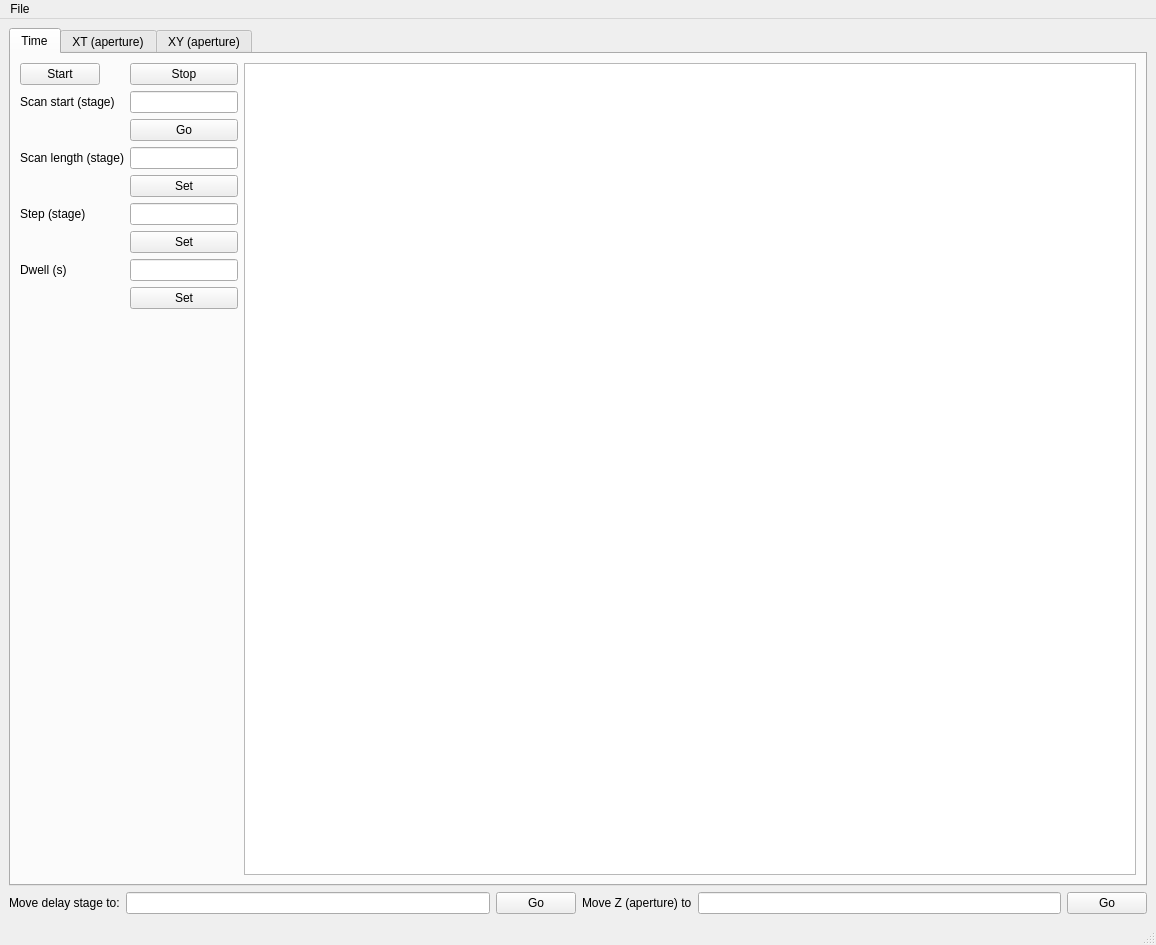
<?xml version="1.0" encoding="UTF-8"?>
<ui version="4.0">
 <class>MainWindow</class>
 <widget class="QMainWindow" name="MainWindow">
  <property name="geometry">
   <rect>
    <x>0</x>
    <y>0</y>
    <width>1156</width>
    <height>945</height>
   </rect>
  </property>
  <property name="windowTitle">
   <string>Lab Control Software</string>
  </property>
  <widget class="QWidget" name="centralwidget">
   <layout class="QGridLayout" name="gridLayout">
    <item row="0" column="0">
     <widget class="QTabWidget" name="Tabs">
      <property name="currentIndex">
       <number>0</number>
      </property>
      <widget class="QWidget" name="TimeScanTab">
       <attribute name="title">
        <string>Time</string>
       </attribute>
       <layout class="QHBoxLayout" name="horizontalLayout_2">
        <item>
         <layout class="QFormLayout" name="formLayout_4">
          <item row="0" column="0">
           <widget class="QPushButton" name="TStart">
            <property name="text">
             <string>Start</string>
            </property>
           </widget>
          </item>
          <item row="0" column="1">
           <widget class="QPushButton" name="TStop">
            <property name="text">
             <string>Stop</string>
            </property>
           </widget>
          </item>
          <item row="1" column="0">
           <widget class="QLabel" name="label">
            <property name="text">
             <string>Scan start (stage)</string>
            </property>
           </widget>
          </item>
          <item row="1" column="1">
           <widget class="QLineEdit" name="TScanStart"/>
          </item>
          <item row="2" column="1">
           <widget class="QPushButton" name="GoTScanStart">
            <property name="text">
             <string>Go</string>
            </property>
           </widget>
          </item>
          <item row="3" column="0">
           <widget class="QLabel" name="label_2">
            <property name="text">
             <string>Scan length (stage)</string>
            </property>
           </widget>
          </item>
          <item row="3" column="1">
           <widget class="QLineEdit" name="TScanLength"/>
          </item>
          <item row="4" column="1">
           <widget class="QPushButton" name="GoTScanLength">
            <property name="text">
             <string>Set</string>
            </property>
           </widget>
          </item>
          <item row="5" column="0">
           <widget class="QLabel" name="label_3">
            <property name="text">
             <string>Step (stage)</string>
            </property>
           </widget>
          </item>
          <item row="5" column="1">
           <widget class="QLineEdit" name="TStep"/>
          </item>
          <item row="6" column="1">
           <widget class="QPushButton" name="GoTStep">
            <property name="text">
             <string>Set</string>
            </property>
           </widget>
          </item>
          <item row="7" column="1">
           <widget class="QLineEdit" name="TDwell"/>
          </item>
          <item row="7" column="0">
           <widget class="QLabel" name="label_4">
            <property name="text">
             <string>Dwell (s)</string>
            </property>
           </widget>
          </item>
          <item row="8" column="1">
           <widget class="QPushButton" name="GoTDwell">
            <property name="text">
             <string>Set</string>
            </property>
           </widget>
          </item>
         </layout>
        </item>
        <item>
         <widget class="Canvas" name="TPlot">
          <property name="sizePolicy">
           <sizepolicy hsizetype="Expanding" vsizetype="Expanding">
            <horstretch>1</horstretch>
            <verstretch>0</verstretch>
           </sizepolicy>
          </property>
         </widget>
        </item>
       </layout>
      </widget>
      <widget class="QWidget" name="XTApTab">
       <attribute name="title">
        <string>XT (aperture)</string>
       </attribute>
       <layout class="QHBoxLayout" name="horizontalLayout">
        <property name="spacing">
         <number>6</number>
        </property>
        <item>
         <layout class="QFormLayout" name="formLayout_3">
          <property name="fieldGrowthPolicy">
           <enum>QFormLayout::AllNonFixedFieldsGrow</enum>
          </property>
          <property name="horizontalSpacing">
           <number>6</number>
          </property>
          <item row="0" column="0">
           <widget class="QPushButton" name="XTStartBut">
            <property name="text">
             <string>GO!</string>
            </property>
           </widget>
          </item>
          <item row="0" column="1">
           <widget class="QPushButton" name="XTStopBut">
            <property name="text">
             <string>STOP!</string>
            </property>
           </widget>
          </item>
          <item row="1" column="0" colspan="2">
           <spacer name="horizontalSpacer">
            <property name="orientation">
             <enum>Qt::Horizontal</enum>
            </property>
            <property name="sizeHint" stdset="0">
             <size>
              <width>40</width>
              <height>20</height>
             </size>
            </property>
           </spacer>
          </item>
          <item row="2" column="0">
           <widget class="QLabel" name="label_15">
            <property name="text">
             <string>Scan along</string>
            </property>
           </widget>
          </item>
          <item row="2" column="1">
           <widget class="QRadioButton" name="ScanAlongY">
            <property name="text">
             <string>Y</string>
            </property>
            <attribute name="buttonGroup">
             <string notr="true">XTScanXorY</string>
            </attribute>
           </widget>
          </item>
          <item row="3" column="1">
           <widget class="QRadioButton" name="ScanAlongX">
            <property name="text">
             <string>X</string>
            </property>
            <attribute name="buttonGroup">
             <string notr="true">XTScanXorY</string>
            </attribute>
           </widget>
          </item>
          <item row="4" column="0">
           <widget class="QLabel" name="label_14">
            <property name="text">
             <string>Start (space) (um)</string>
            </property>
           </widget>
          </item>
          <item row="4" column="1">
           <widget class="QLineEdit" name="XTStartSpace"/>
          </item>
          <item row="5" column="1">
           <widget class="QPushButton" name="GoXTStartSpace">
            <property name="text">
             <string>Go</string>
            </property>
           </widget>
          </item>
          <item row="6" column="0">
           <widget class="QLabel" name="label_16">
            <property name="text">
             <string>Step (space) (um):</string>
            </property>
           </widget>
          </item>
          <item row="6" column="1">
           <widget class="QLineEdit" name="XTStepSpace"/>
          </item>
          <item row="7" column="1">
           <widget class="QPushButton" name="GoXTStepSpace">
            <property name="text">
             <string>Set</string>
            </property>
           </widget>
          </item>
          <item row="8" column="0">
           <widget class="QLabel" name="label_18">
            <property name="text">
             <string>Length (space) (um):</string>
            </property>
           </widget>
          </item>
          <item row="8" column="1">
           <widget class="QLineEdit" name="XTLengthSpace"/>
          </item>
          <item row="9" column="1">
           <widget class="QPushButton" name="GoXTLengthSpace">
            <property name="text">
             <string>Set</string>
            </property>
           </widget>
          </item>
          <item row="10" column="0">
           <widget class="QLabel" name="label_19">
            <property name="text">
             <string>Start (time)</string>
            </property>
           </widget>
          </item>
          <item row="10" column="1">
           <widget class="QLineEdit" name="XTStartTime"/>
          </item>
          <item row="11" column="1">
           <widget class="QPushButton" name="GoXTStartTime">
            <property name="text">
             <string>Go</string>
            </property>
           </widget>
          </item>
          <item row="12" column="0">
           <widget class="QLabel" name="label_17">
            <property name="text">
             <string>Step (time)</string>
            </property>
           </widget>
          </item>
          <item row="12" column="1">
           <widget class="QLineEdit" name="XTStepTime"/>
          </item>
          <item row="13" column="1">
           <widget class="QPushButton" name="GoXTStepTime">
            <property name="text">
             <string>Set</string>
            </property>
           </widget>
          </item>
          <item row="14" column="0">
           <widget class="QLabel" name="label_21">
            <property name="text">
             <string>Length (time)</string>
            </property>
           </widget>
          </item>
          <item row="14" column="1">
           <widget class="QLineEdit" name="XTLengthTime"/>
          </item>
          <item row="15" column="1">
           <widget class="QPushButton" name="GoXTLengthTime">
            <property name="text">
             <string>Set</string>
            </property>
           </widget>
          </item>
          <item row="16" column="1">
           <widget class="QRadioButton" name="XTLockinX">
            <property name="text">
             <string>X</string>
            </property>
            <attribute name="buttonGroup">
             <string notr="true">LockinXorR</string>
            </attribute>
           </widget>
          </item>
          <item row="17" column="1">
           <widget class="QRadioButton" name="XTLockinR">
            <property name="text">
             <string>Magnitude</string>
            </property>
            <attribute name="buttonGroup">
             <string notr="true">LockinXorR</string>
            </attribute>
           </widget>
          </item>
          <item row="16" column="0">
           <widget class="QLabel" name="label_20">
            <property name="text">
             <string>Lock-in output</string>
            </property>
           </widget>
          </item>
         </layout>
        </item>
        <item>
         <widget class="Canvas" name="XTPlot">
          <property name="sizePolicy">
           <sizepolicy hsizetype="Expanding" vsizetype="Expanding">
            <horstretch>1</horstretch>
            <verstretch>0</verstretch>
           </sizepolicy>
          </property>
         </widget>
        </item>
       </layout>
      </widget>
      <widget class="QWidget" name="XYApTab">
       <attribute name="title">
        <string>XY (aperture)</string>
       </attribute>
       <layout class="QHBoxLayout" name="horizontalLayout_3">
        <item>
         <layout class="QFormLayout" name="formLayout_2">
          <property name="fieldGrowthPolicy">
           <enum>QFormLayout::AllNonFixedFieldsGrow</enum>
          </property>
          <property name="horizontalSpacing">
           <number>6</number>
          </property>
          <item row="0" column="0">
           <widget class="QPushButton" name="XYStartBut">
            <property name="text">
             <string>GO!</string>
            </property>
           </widget>
          </item>
          <item row="0" column="1">
           <widget class="QPushButton" name="XYStopBut">
            <property name="text">
             <string>STOP!</string>
            </property>
           </widget>
          </item>
          <item row="1" column="0" colspan="2">
           <spacer name="horizontalSpacer_2">
            <property name="orientation">
             <enum>Qt::Horizontal</enum>
            </property>
            <property name="sizeHint" stdset="0">
             <size>
              <width>40</width>
              <height>20</height>
             </size>
            </property>
           </spacer>
          </item>
          <item row="2" column="0">
           <widget class="QLabel" name="label_6">
            <property name="text">
             <string>Scan start (X) (um):</string>
            </property>
           </widget>
          </item>
          <item row="2" column="1">
           <widget class="QLineEdit" name="XYStartX"/>
          </item>
          <item row="3" column="1">
           <widget class="QPushButton" name="GoXYStartX">
            <property name="text">
             <string>Go</string>
            </property>
           </widget>
          </item>
          <item row="4" column="0">
           <widget class="QLabel" name="label_11">
            <property name="text">
             <string>Scan start (Y) (um):</string>
            </property>
           </widget>
          </item>
          <item row="4" column="1">
           <widget class="QLineEdit" name="XYStartY"/>
          </item>
          <item row="5" column="1">
           <widget class="QPushButton" name="GoXYStartY">
            <property name="text">
             <string>Go</string>
            </property>
           </widget>
          </item>
          <item row="6" column="0">
           <widget class="QLabel" name="label_7">
            <property name="text">
             <string>Step (X) (um):</string>
            </property>
           </widget>
          </item>
          <item row="6" column="1">
           <widget class="QLineEdit" name="XYStepX"/>
          </item>
          <item row="7" column="1">
           <widget class="QPushButton" name="GoXYStepX">
            <property name="text">
             <string>Set</string>
            </property>
           </widget>
          </item>
          <item row="8" column="0">
           <widget class="QLabel" name="label_8">
            <property name="text">
             <string>Step (Y) (um):</string>
            </property>
           </widget>
          </item>
          <item row="8" column="1">
           <widget class="QLineEdit" name="XYStepY"/>
          </item>
          <item row="9" column="1">
           <widget class="QPushButton" name="GoXYStepY">
            <property name="text">
             <string>Set</string>
            </property>
           </widget>
          </item>
          <item row="10" column="0">
           <widget class="QLabel" name="label_9">
            <property name="text">
             <string>Length (X) (um):</string>
            </property>
           </widget>
          </item>
          <item row="10" column="1">
           <widget class="QLineEdit" name="XYLengthX"/>
          </item>
          <item row="11" column="1">
           <widget class="QPushButton" name="GoXYLengthX">
            <property name="text">
             <string>Set</string>
            </property>
           </widget>
          </item>
          <item row="12" column="0">
           <widget class="QLabel" name="label_10">
            <property name="text">
             <string>Length (Y) (um):</string>
            </property>
           </widget>
          </item>
          <item row="12" column="1">
           <widget class="QLineEdit" name="XYLengthY"/>
          </item>
          <item row="13" column="1">
           <widget class="QPushButton" name="GoXYLengthY">
            <property name="text">
             <string>Set</string>
            </property>
           </widget>
          </item>
          <item row="14" column="0">
           <widget class="QLabel" name="label_12">
            <property name="text">
             <string>Lock-in output</string>
            </property>
           </widget>
          </item>
          <item row="14" column="1">
           <widget class="QRadioButton" name="XYLockinX">
            <property name="text">
             <string>X</string>
            </property>
           </widget>
          </item>
          <item row="15" column="1">
           <widget class="QRadioButton" name="XYLockinR">
            <property name="text">
             <string>Magnitude</string>
            </property>
           </widget>
          </item>
         </layout>
        </item>
        <item>
         <widget class="Canvas" name="XYPlot">
          <property name="sizePolicy">
           <sizepolicy hsizetype="Expanding" vsizetype="Expanding">
            <horstretch>1</horstretch>
            <verstretch>0</verstretch>
           </sizepolicy>
          </property>
         </widget>
        </item>
       </layout>
      </widget>
     </widget>
    </item>
    <item row="1" column="0">
     <layout class="QGridLayout" name="gridLayout_6">
      <item row="0" column="1">
       <widget class="QLabel" name="label_5">
        <property name="text">
         <string>Move delay stage to:</string>
        </property>
       </widget>
      </item>
      <item row="0" column="3">
       <widget class="QLineEdit" name="DelayPos"/>
      </item>
      <item row="0" column="6">
       <widget class="QLineEdit" name="ZPos"/>
      </item>
      <item row="0" column="5">
       <widget class="QLabel" name="label_13">
        <property name="text">
         <string>Move Z (aperture) to</string>
        </property>
       </widget>
      </item>
      <item row="0" column="7">
       <widget class="QPushButton" name="GoZPos">
        <property name="text">
         <string>Go</string>
        </property>
       </widget>
      </item>
      <item row="0" column="4">
       <widget class="QPushButton" name="GoDelayPos">
        <property name="text">
         <string>Go</string>
        </property>
       </widget>
      </item>
     </layout>
    </item>
   </layout>
  </widget>
  <widget class="QMenuBar" name="menubar">
   <property name="geometry">
    <rect>
     <x>0</x>
     <y>0</y>
     <width>1156</width>
     <height>21</height>
    </rect>
   </property>
   <widget class="QMenu" name="menuFile">
    <property name="title">
     <string>File</string>
    </property>
    <addaction name="actionQuit"/>
   </widget>
   <addaction name="menuFile"/>
  </widget>
  <widget class="QStatusBar" name="statusbar"/>
  <action name="actionQuit">
   <property name="text">
    <string>Quit..</string>
   </property>
  </action>
 </widget>
 <customwidgets>
  <customwidget>
   <class>Canvas</class>
   <extends>QGraphicsView</extends>
   <header location="global">canvas.h</header>
  </customwidget>
 </customwidgets>
 <resources/>
 <connections/>
 <buttongroups>
  <buttongroup name="XTScanXorY"/>
  <buttongroup name="LockinXorR"/>
 </buttongroups>
</ui>
